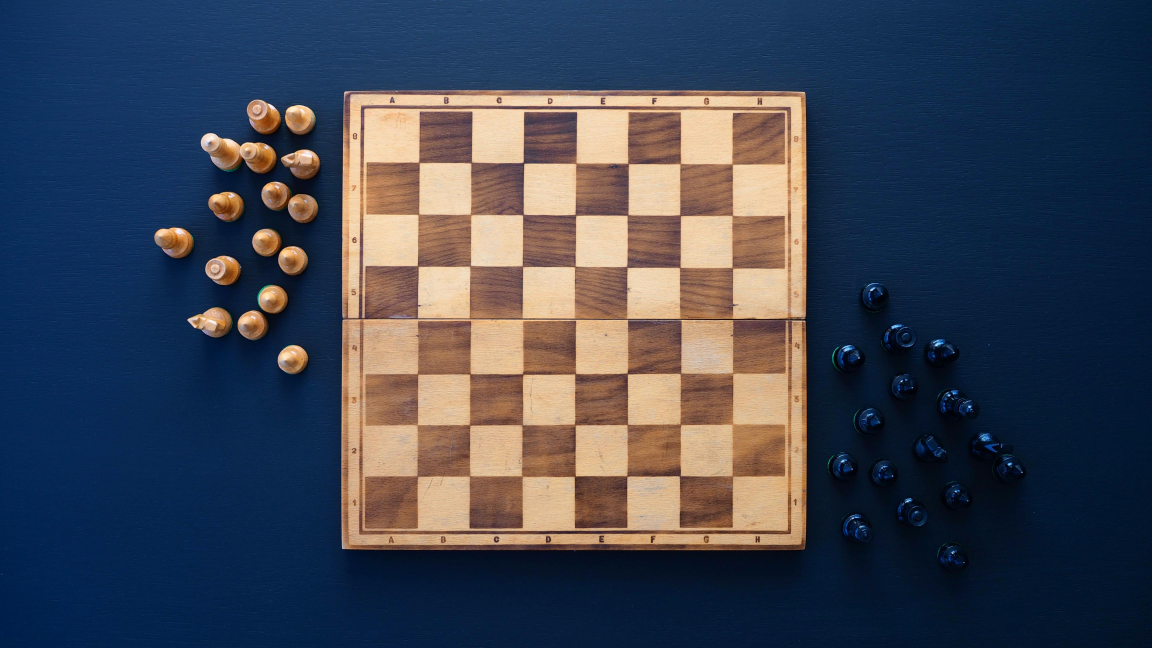
#> input picture images/16.png, 4608 x 2592 px (shown at 1/4 size)
$ python single_line.py
#> lines starting #> are read from the running program, lines starting #| are printed output that depends on the picture
import cv2
import numpy as np

def process_lines(image, points, pixel_interval=1, threshold=20):
    def calculate_pixel_values(img, points, pixel_interval):
        height, width = img.shape

        if np.any((points[:, 0] < 0) | (points[:, 0] >= width) | (points[:, 1] < 0) | (points[:, 1] >= height)):
            raise ValueError("点位超出图片范围")

        total_distance = np.sqrt(np.sum(np.diff(points, axis=0)**2, axis=1))
        num_points = np.ceil(total_distance / pixel_interval).astype(int) + 1

        t = np.linspace(0, 1, np.max(num_points))
        x = np.interp(t, np.arange(len(points)), points[:, 0])
        y = np.interp(t, np.arange(len(points)), points[:, 1])

        x = np.clip(x, 0, width - 1)
        y = np.clip(y, 0, height - 1)
        x0, y0 = np.floor(x).astype(int), np.floor(y).astype(int)
        x1, y1 = np.minimum(x0 + 1, width - 1), np.minimum(y0 + 1, height - 1)

        wx, wy = x - x0, y - y0

        pixel_values = (
            (1 - wx) * (1 - wy) * img[y0, x0] +
            wx * (1 - wy) * img[y0, x1] +
            (1 - wx) * wy * img[y1, x0] +
            wx * wy * img[y1, x1]
        )

        pixel_values = pixel_values.reshape(-1, 1).astype(int)

        return np.vstack((x, y)).T, pixel_values

    def calculate_gradient(pixel_values):
        combined = np.concatenate(([pixel_values[0]], pixel_values), axis=0)
        gradient_values = np.diff(combined, axis=0)
        gradient_values = np.round(gradient_values).astype(int)
        return gradient_values

    def find_gradient_midpoints(points, gradient_values, threshold):
        midpoints = []

        for i in range(len(points) - 1):
            if abs(gradient_values[i]) > threshold:
                midpoint = ((points[i][0] + points[i + 1][0]) / 2, (points[i][1] + points[i + 1][1]) / 2)
                midpoints.append(midpoint)

        return midpoints

    # Validate input image
    if image is None or len(image.shape) != 2:
        raise ValueError("Invalid image. Please provide a grayscale image.")

    all_midpoints = []

    for i in range(len(points) - 1):
        # Create line segment from consecutive points
        line_segment = np.array([points[i], points[i + 1]])

        # Calculate pixel values and interpolated points
        points_interpolated, pixel_values = calculate_pixel_values(image, line_segment, pixel_interval)

        # Calculate gradient
        gradient_values = calculate_gradient(pixel_values)

        # Find midpoints
        midpoints = find_gradient_midpoints(points_interpolated, gradient_values, threshold)
        all_midpoints.extend(midpoints)

    return np.array(all_midpoints)

# Example usage:
if __name__ == "__main__":
    image_path = './images/16.png'
    image = cv2.imread(image_path, cv2.IMREAD_GRAYSCALE)
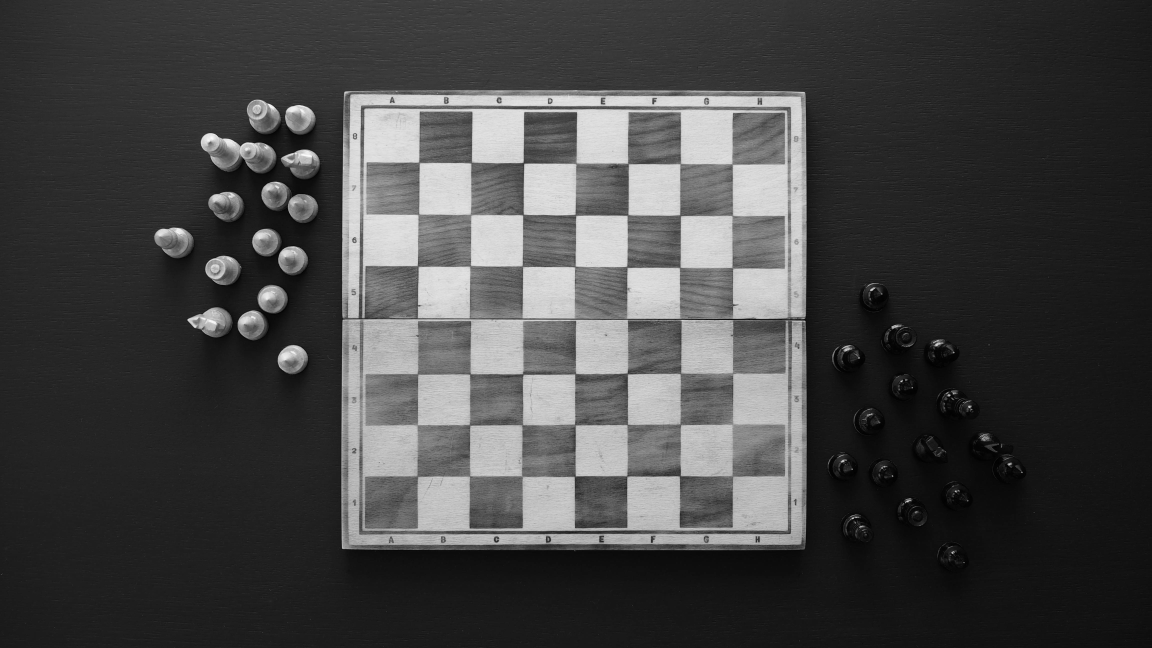
#> image: shape (2592, 4608) (shown at 1/4 size); min 0, max 255, mean 69

    # Define points array
    points = np.array([
        [1500, 1480],
        [2000, 1480]
    ])

    midpoints = process_lines(image, points)
#> the loop in process_lines, `for i in range(len(points) - 1):` made 1 pass
#> midpoints on pass 1: [(1673.5, 1480), (1882.5, 1480), (1883.5, 1480)]
#> after the loop in process_lines, `for i in range(len(points) - 1):`: all_midpoints = [(1673.5, 1480), (1882.5, 1480), (1883.5, 1480)]
#> midpoints = [[1673.5, 1480], [1882.5, 1480], [1883.5, 1480]]
    print(midpoints)
#| [[1673.5 1480. ]
#|  [1882.5 1480. ]
#|  [1883.5 1480. ]]
